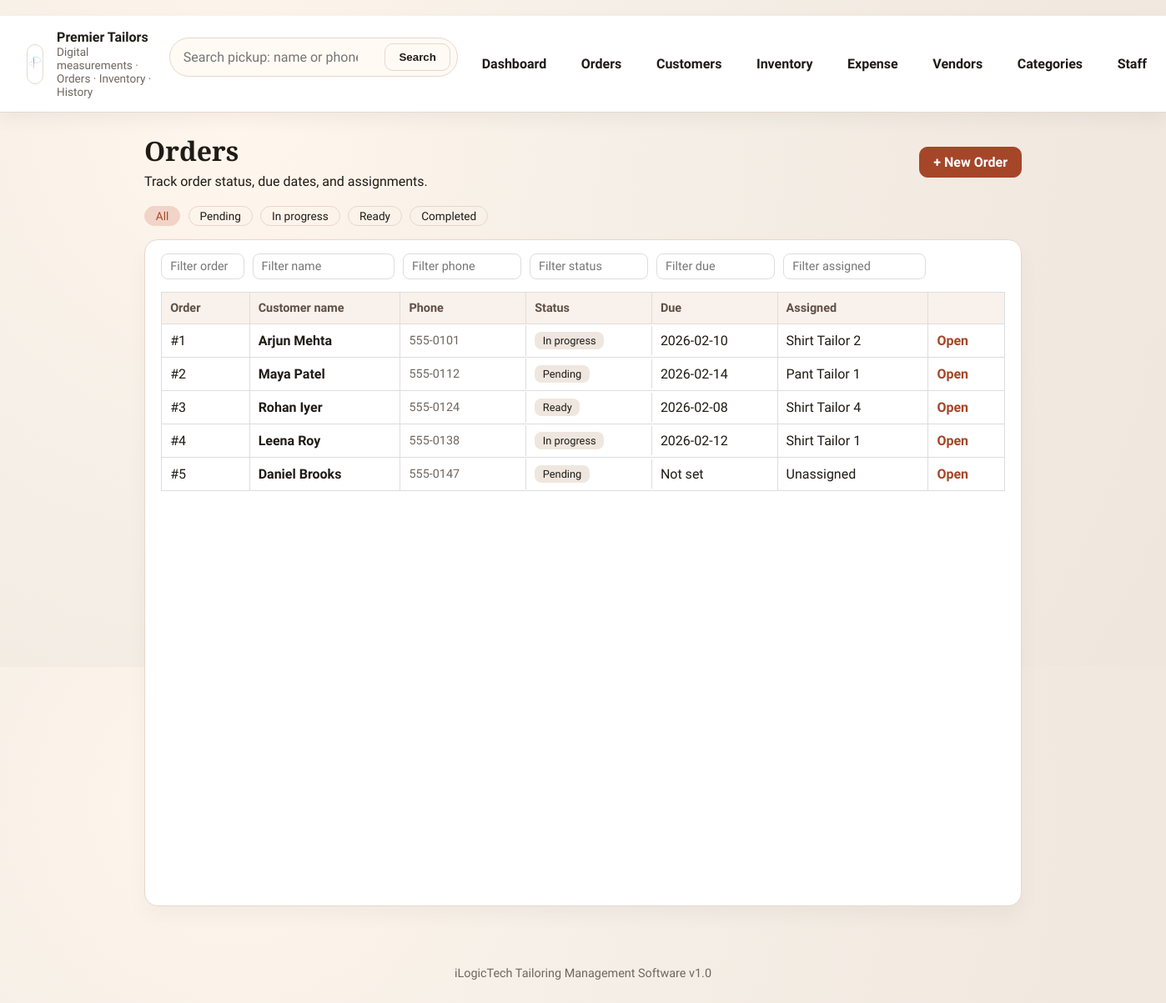
The page /orders on the database its author committed.
### tables this page shows
CREATE TABLE orders (
            id INTEGER PRIMARY KEY AUTOINCREMENT,
            customer_id INTEGER NOT NULL,
            due_date TEXT,
            status TEXT NOT NULL,
            priority TEXT NOT NULL,
            assigned_team TEXT,
            assigned_tailor TEXT,
            notes TEXT,
            advance_amount REAL,
            total_amount REAL,
            paid_at TEXT,
            delivered_at TEXT,
            completed_at TEXT,
            picked_up_at TEXT,
            created_at TEXT NOT NULL,
            FOREIGN KEY (customer_id) REFERENCES customers (id)
        );

CREATE TABLE customers (
            id INTEGER PRIMARY KEY AUTOINCREMENT,
            name TEXT NOT NULL,
            phone TEXT NOT NULL UNIQUE,
            notes TEXT,
            created_at TEXT NOT NULL
        );

### app.py (the view)
@app.route("/orders")
def orders():
    status = request.args.get("status", "").strip()
    conn = get_db()
    if status:
        rows = conn.execute(
            """
            SELECT orders.*, customers.name, customers.phone
            FROM orders
            JOIN customers ON customers.id = orders.customer_id
            WHERE orders.status = ?
            ORDER BY orders.created_at DESC
            """,
            (status,),
        ).fetchall()
    else:
        rows = conn.execute(
            """
            SELECT orders.*, customers.name, customers.phone
            FROM orders
            JOIN customers ON customers.id = orders.customer_id
            ORDER BY orders.created_at DESC
            """
        ).fetchall()
    conn.close()
    return render_template("orders.html", orders=rows, status=status)

### app.py (called while the page is built)
def get_db() -> sqlite3.Connection:
    conn = sqlite3.connect(DB_PATH)
    conn.row_factory = sqlite3.Row
    return conn

@app.before_request
def ensure_db_ready() -> None:
    global _db_ready
    if not _db_ready:
        init_db()
        _db_ready = True

### templates/orders.html
﻿{% extends "base.html" %}
{% block content %}
<div class="page-head">
  <div>
    <h1>Orders</h1>
    <p>Track order status, due dates, and assignments.</p>
  </div>
  <a class="btn primary" href="{{ url_for('order_new') }}">+ New Order</a>
</div>
<div class="filters">
  <a class="chip {{ 'active' if not status else '' }}" href="{{ url_for('orders') }}">All</a>
  <a class="chip {{ 'active' if status == 'Pending' else '' }}" href="{{ url_for('orders', status='Pending') }}">Pending</a>
  <a class="chip {{ 'active' if status == 'In progress' else '' }}" href="{{ url_for('orders', status='In progress') }}">In progress</a>
  <a class="chip {{ 'active' if status == 'Ready' else '' }}" href="{{ url_for('orders', status='Ready') }}">Ready</a>
  <a class="chip {{ 'active' if status == 'Completed' else '' }}" href="{{ url_for('orders', status='Completed') }}">Completed</a>
</div>
<section class="card">
  {% if orders %}
  <div class="table-wrap has-filters" style="--table-cols: 0.7fr 1.2fr 1fr 1fr 1fr 1.2fr 0.6fr;">
    <div class="table-filters">
      <input type="text" placeholder="Filter order" />
      <input type="text" placeholder="Filter name" />
      <input type="text" placeholder="Filter phone" />
      <input type="text" placeholder="Filter status" />
      <input type="text" placeholder="Filter due" />
      <input type="text" placeholder="Filter assigned" />
      <div class="filter-spacer"></div>
    </div>
    <div class="table">
      <div class="table-row table-head">
        <div>Order</div>
        <div>Customer name</div>
        <div>Phone</div>
        <div>Status</div>
        <div>Due</div>
        <div>Assigned</div>
        <div></div>
      </div>
      {% for order in orders %}
      <div class="table-row">
        <div>#{{ order.id }}</div>
        <div><strong>{{ order.name }}</strong></div>
        <div class="muted">{{ order.phone }}</div>
        <div><span class="tag">{{ order.status }}</span></div>
        <div>{{ order.due_date or "Not set" }}</div>
        <div>{{ order.assigned_tailor or "Unassigned" }}</div>
        <div><a class="link" href="{{ url_for('order_detail', order_id=order.id) }}">Open</a></div>
      </div>
      {% endfor %}
    </div>
  </div>
  {% else %}
  <p class="muted">No orders found.</p>
  {% endif %}
</section>
{% endblock %}

### static/style.css (style rules this page uses)
:root { --ink: #1f1b16; --muted: #6f6660; --surface: #f7f2ea; --panel: #ffffff; --accent: #a54628; --accent-soft: #f1d4c7; --line: #e6d7cd; --warning: #d7762a; --font-title: "Playfair Display", "Times New Roman", serif; --font-body: "Source Sans 3", "Segoe UI", sans-serif; }
* { box-sizing: border-box; }
body { margin: 0; font-family: var(--font-body); color: var(--ink); background: radial-gradient(circle at 20% 20%, #fff6ed 0%, #f6efe7 35%, #efe6dd 100%); }
h1, h2, h3 { font-family: var(--font-title); margin: 0 0 0.4rem 0; }
p { margin: 0.2rem 0; }
a { text-decoration: none; color: inherit; }
.card { background: var(--panel); border: 1px solid var(--line); border-radius: 16px; padding: 1rem 1.2rem; box-shadow: 0 12px 24px rgba(0, 0, 0, 0.04); height: 100%; }
.muted { color: var(--muted); font-size: 0.9rem; }
.tag { background: #efe7df; color: var(--ink); padding: 0.2rem 0.6rem; border-radius: 8px; font-size: 0.8rem; }
.btn { border: 1px solid var(--accent); background: transparent; color: var(--accent); padding: 0.5rem 1rem; border-radius: 10px; font-weight: 600; cursor: pointer; }
.btn.primary { background: var(--accent); color: white; }
.page-head { display: flex; justify-content: space-between; gap: 1rem; align-items: center; margin-bottom: 1rem; }
.table-wrap { --table-cols: 1fr 1fr 1fr; overflow-x: auto; }
.table-filters { display: grid; grid-template-columns: var(--table-cols); gap: 10px; margin-bottom: 15px; align-items: center; }
.table-filters input { width: 100%; padding: 6px 10px; border: 1px solid #ddd; border-radius: 8px; font-size: 0.9rem; background: #fff; box-sizing: border-box; }
.table-filters .filter-spacer { height: 100%; }
.table { display: grid; gap: 0; border: 1px solid #ddd; border-radius: 0; background: #fff; overflow: hidden; }
.table-wrap.has-filters .table { border-top: 1px solid #ddd; border-radius: 0; }
.table-row { display: grid; grid-template-columns: var(--table-cols); gap: 0; align-items: center; padding: 0; border-bottom: 1px solid #ddd; }
.table-row.table-head { background: #f9f1eb; font-weight: 600; font-size: 0.9rem; text-transform: none; color: #5f4f47; border-bottom: 1px solid #ddd; }
.table-row:last-child { border-bottom: none; }
.table-row > * { padding: 10px; border-right: 1px solid #ddd; }
.table-row > *:first-child { border-left: none; }
.table-row > *:last-child { border-right: none; }
.link { color: var(--accent); font-weight: 600; }
.filters { display: flex; gap: 0.6rem; flex-wrap: wrap; margin-bottom: 1rem; }
.chip { border: 1px solid var(--line); border-radius: 999px; padding: 0.2rem 0.8rem; font-size: 0.85rem; }
.chip.active { background: var(--accent-soft); color: var(--accent); border-color: var(--accent-soft); }
input, select, textarea { border: 1px solid var(--line); border-radius: 10px; padding: 0.5rem 0.6rem; font: inherit; background: #fff; }

### rows shown on the page
orders: id "1", name "Arjun Mehta", phone "555-0101", status "In progress", due_date "2026-02-10", assigned_tailor "Shirt Tailor 2"
orders: id "2", name "Maya Patel", phone "555-0112", status "Pending", due_date "2026-02-14", assigned_tailor "Pant Tailor 1"
orders: id "3", name "Rohan Iyer", phone "555-0124", status "Ready", due_date "2026-02-08", assigned_tailor "Shirt Tailor 4"
orders: id "4", name "Leena Roy", phone "555-0138", status "In progress", due_date "2026-02-12", assigned_tailor "Shirt Tailor 1"
orders: id "5", name "Daniel Brooks", phone "555-0147", status "Pending", due_date "Not set", assigned_tailor "Unassigned"
